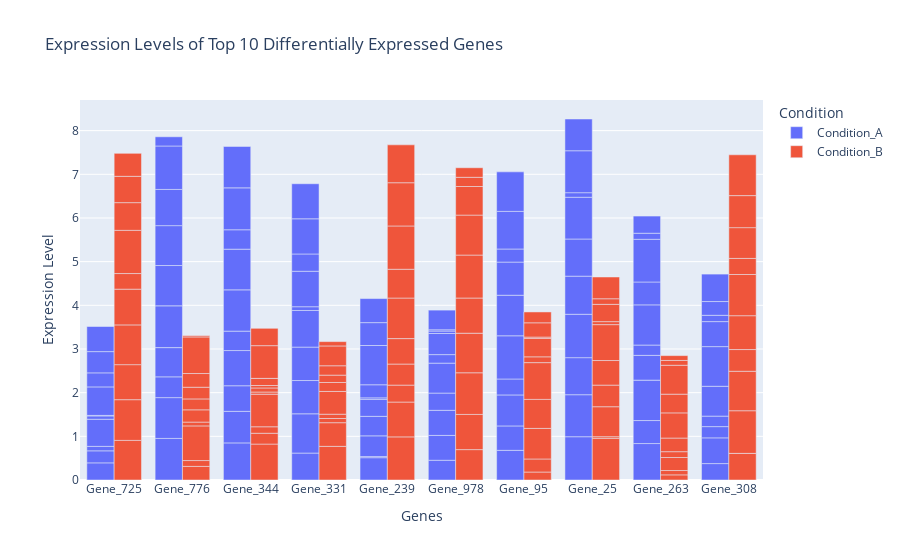

The cell this chart's notebook holds for it:
### Code cell
import plotly.express as px

# Assuming `top_10_genes` and `df_transposed` are available from previous steps

# Select the top 10 differentially expressed genes
top_genes = top_10_genes['Gene']

# Filter the original data for the top 10 genes
top_genes_data = df_transposed[top_genes].copy()
top_genes_data['Condition'] = df_transposed['Condition']

# Melt the data for plotting
top_genes_melted = top_genes_data.melt(id_vars=['Condition'], 
                                       var_name='Gene', 
                                       value_name='Expression_Level')

# Create a bar plot
fig = px.bar(
    top_genes_melted, 
    x='Gene', 
    y='Expression_Level', 
    color='Condition',
    barmode='group',
    title='Expression Levels of Top 10 Differentially Expressed Genes',
    labels={'Expression_Level': 'Expression Level', 'Gene': 'Genes'}
)

# Show the plot
fig.show()

### Figure 1 — Plotly figure (JSON) as saved in the notebook; plotly's stock layout.template omitted (floating-point values rounded to 4 significant figures)
{"data": [{"alignmentgroup": "True", "hovertemplate": "Condition=Condition_A<br>Genes=%{x}<br>Expression Level=%{y}<extra></extra>", "legendgroup": "Condition_A", "marker": {"color": "#636efa", "pattern": {"shape": ""}}, "name": "Condition_A", "offsetgroup": "Condition_A", "orientation": "v", "showlegend": true, "textposition": "auto", "type": "bar", "x": ["Gene_725", "Gene_725", "Gene_725", "Gene_725", "Gene_725", "Gene_725", "Gene_725", "Gene_725", "Gene_725", "Gene_725", "Gene_776", "Gene_776", "Gene_776", "Gene_776", "Gene_776", "Gene_776", "Gene_776", "Gene_776", "Gene_776", "Gene_776", "Gene_344", "Gene_344", "Gene_344", "Gene_344", "Gene_344", "Gene_344", "Gene_344", "Gene_344", "Gene_344", "Gene_344", "Gene_331", "Gene_331", "Gene_331", "Gene_331", "Gene_331", "Gene_331", "Gene_331", "Gene_331", "Gene_331", "Gene_331", "Gene_239", "Gene_239", "Gene_239", "Gene_239", "Gene_239", "Gene_239", "Gene_239", "Gene_239", "Gene_239", "Gene_239", "Gene_978", "Gene_978", "Gene_978", "Gene_978", "Gene_978", "Gene_978", "Gene_978", "Gene_978", "Gene_978", "Gene_978", "Gene_95", "Gene_95", "Gene_95", "Gene_95", "Gene_95", "Gene_95", "Gene_95", "Gene_95", "Gene_95", "Gene_95", "Gene_25", "Gene_25", "Gene_25", "Gene_25", "Gene_25", "Gene_25", "Gene_25", "Gene_25", "Gene_25", "Gene_25", "Gene_263", "Gene_263", "Gene_263", "Gene_263", "Gene_263", "Gene_263", "Gene_263", "Gene_263", "Gene_263", "Gene_263", "Gene_308", "Gene_308", "Gene_308", "Gene_308", "Gene_308", "Gene_308", "Gene_308", "Gene_308", "Gene_308", "Gene_308"], "xaxis": "x", "y": [0.3925, 0.2755, 0.1023, 0.6208, 0.07606, 0.01201, 0.6522, 0.3216, 0.4866, 0.5752, 0.952, 0.9343, 0.476, 0.6688, 0.9569, 0.9228, 0.9137, 0.829, 0.9946, 0.2108, 0.8492, 0.7232, 0.5858, 0.8059, 0.4452, 0.9442, 0.932, 0.4442, 0.9596, 0.9481, 0.6171, 0.8987, 0.7621, 0.7649, 0.8388, 0.08585, 0.8126, 0.3956, 0.8051, 0.8028, 0.5106, 0.02589, 0.4749, 0.446, 0.3906, 0.03356, 0.2989, 0.8994, 0.5237, 0.5509, 0.4522, 0.5689, 0.5744, 0.395, 0.6854, 0.1952, 0.4835, 0.0558, 0.02959, 0.4501, 0.6795, 0.5581, 0.71, 0.3654, 0.9892, 0.9289, 0.7592, 0.2992, 0.8613, 0.9048, 0.9909, 0.962, 0.8482, 0.9938, 0.8726, 0.8508, 0.9558, 0.1044, 0.9607, 0.727, 0.8346, 0.5267, 0.9255, 0.5669, 0.2367, 0.9199, 0.5237, 0.9773, 0.1393, 0.3933, 0.3758, 0.5892, 0.2572, 0.2405, 0.6833, 0.9084, 0.5727, 0.1445, 0.3148, 0.6284], "yaxis": "y"}, {"alignmentgroup": "True", "hovertemplate": "Condition=Condition_B<br>Genes=%{x}<br>Expression Level=%{y}<extra></extra>", "legendgroup": "Condition_B", "marker": {"color": "#EF553B", "pattern": {"shape": ""}}, "name": "Condition_B", "offsetgroup": "Condition_B", "orientation": "v", "showlegend": true, "textposition": "auto", "type": "bar", "x": ["Gene_725", "Gene_725", "Gene_725", "Gene_725", "Gene_725", "Gene_725", "Gene_725", "Gene_725", "Gene_725", "Gene_725", "Gene_776", "Gene_776", "Gene_776", "Gene_776", "Gene_776", "Gene_776", "Gene_776", "Gene_776", "Gene_776", "Gene_776", "Gene_344", "Gene_344", "Gene_344", "Gene_344", "Gene_344", "Gene_344", "Gene_344", "Gene_344", "Gene_344", "Gene_344", "Gene_331", "Gene_331", "Gene_331", "Gene_331", "Gene_331", "Gene_331", "Gene_331", "Gene_331", "Gene_331", "Gene_331", "Gene_239", "Gene_239", "Gene_239", "Gene_239", "Gene_239", "Gene_239", "Gene_239", "Gene_239", "Gene_239", "Gene_239", "Gene_978", "Gene_978", "Gene_978", "Gene_978", "Gene_978", "Gene_978", "Gene_978", "Gene_978", "Gene_978", "Gene_978", "Gene_95", "Gene_95", "Gene_95", "Gene_95", "Gene_95", "Gene_95", "Gene_95", "Gene_95", "Gene_95", "Gene_95", "Gene_25", "Gene_25", "Gene_25", "Gene_25", "Gene_25", "Gene_25", "Gene_25", "Gene_25", "Gene_25", "Gene_25", "Gene_263", "Gene_263", "Gene_263", "Gene_263", "Gene_263", "Gene_263", "Gene_263", "Gene_263", "Gene_263", "Gene_263", "Gene_308", "Gene_308", "Gene_308", "Gene_308", "Gene_308", "Gene_308", "Gene_308", "Gene_308", "Gene_308", "Gene_308"], "xaxis": "x", "y": [0.907, 0.9322, 0.8022, 0.9099, 0.8185, 0.3575, 0.9895, 0.6339, 0.6031, 0.5269, 0.3116, 0.1338, 0.7933, 0.08765, 0.2807, 0.2493, 0.2681, 0.3135, 0.8377, 0.0296, 0.8223, 0.2483, 0.1482, 0.747, 0.04858, 0.09305, 0.05659, 0.1631, 0.7489, 0.3977, 0.7705, 0.5415, 0.09626, 0.09841, 0.521, 0.2053, 0.1681, 0.2152, 0.4533, 0.09928, 0.9871, 0.7979, 0.388, 0.4822, 0.5825, 0.9285, 0.6597, 0.9911, 0.9901, 0.8672, 0.6958, 0.8058, 0.9538, 0.9064, 0.805, 0.9838, 0.9151, 0.6549, 0.2107, 0.2187, 0.1826, 0.2988, 0.7, 0.6644, 0.8416, 0.133, 0.4227, 0.02956, 0.327, 0.2485, 0.9543, 0.03696, 0.6868, 0.4948, 0.5631, 0.8218, 0.06836, 0.396, 0.1282, 0.4979, 0.1174, 0.09965, 0.2981, 0.1335, 0.3117, 0.5764, 0.429, 0.6621, 0.1099, 0.1106, 0.6097, 0.9764, 0.9041, 0.4967, 0.7755, 0.943, 0.3683, 0.7048, 0.7334, 0.9347], "yaxis": "y"}], "layout": {"barmode": "group", "legend": {"title": {"text": "Condition"}, "tracegroupgap": 0}, "title": {"text": "Expression Levels of Top 10 Differentially Expressed Genes"}, "xaxis": {"anchor": "y", "domain": [0, 1], "title": {"text": "Genes"}}, "yaxis": {"anchor": "x", "domain": [0, 1], "title": {"text": "Expression Level"}}}}
